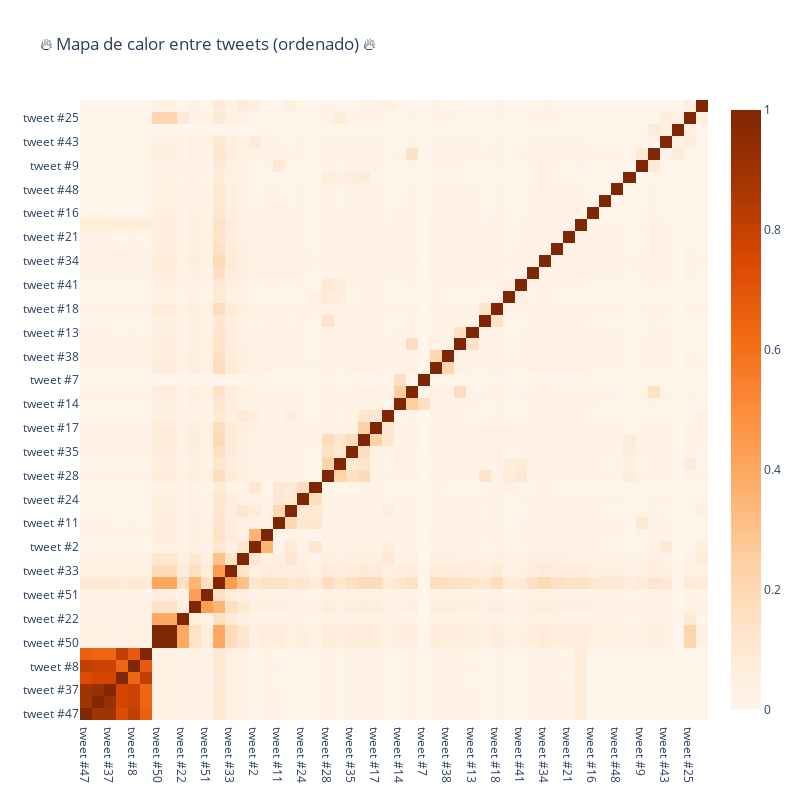

Notebook cell for this chart:
### Code cell
trace = go.Heatmap(z=temp2.values.tolist(),
                   x=temp2.index.values,
                   y=temp2.columns.values,
                   colorscale='Oranges')

layout = go.Layout(title='🔥 Mapa de calor entre tweets (ordenado) 🔥',
                  width=800, height=800)

fig = go.Figure(data=[trace],layout=layout)
iplot(fig)

### Figure 1 — Plotly figure (JSON) as saved in the notebook; plotly's stock layout.template omitted (floating-point values rounded to 4 significant figures; data arrays with more than 128 entries replaced by an {"elided": "..."} marker saying what was removed)
{"data": [{"colorscale": [[0, "rgb(255,245,235)"], [0.125, "rgb(254,230,206)"], [0.25, "rgb(253,208,162)"], [0.375, "rgb(253,174,107)"], [0.5, "rgb(253,141,60)"], [0.625, "rgb(241,105,19)"], [0.75, "rgb(217,72,1)"], [0.875, "rgb(166,54,3)"], [1, "rgb(127,39,4)"]], "type": "heatmap", "x": ["tweet #47", "tweet #42", "tweet #37", "tweet #31", "tweet #8", "tweet #20", "tweet #50", "tweet #6", "tweet #22", "tweet #0", "tweet #51", "tweet #3", "tweet #33", "tweet #26", "tweet #2", "tweet #46", "tweet #11", "tweet #49", "tweet #24", "tweet #23", "tweet #28", "tweet #15", "tweet #35", "tweet #44", "tweet #17", "tweet #39", "tweet #14", "tweet #36", "tweet #7", "tweet #1", "tweet #38", "tweet #40", "tweet #13", "tweet #27", "tweet #18", "tweet #5", "tweet #41", "tweet #4", "tweet #34", "tweet #12", "tweet #21", "tweet #19", "tweet #16", "tweet #32", "tweet #48", "tweet #30", "tweet #9", "tweet #10", "tweet #43", "tweet #45", "tweet #25", "tweet #29"], "y": ["tweet #47", "tweet #42", "tweet #37", "tweet #31", "tweet #8", "tweet #20", "tweet #50", "tweet #6", "tweet #22", "tweet #0", "tweet #51", "tweet #3", "tweet #33", "tweet #26", "tweet #2", "tweet #46", "tweet #11", "tweet #49", "tweet #24", "tweet #23", "tweet #28", "tweet #15", "tweet #35", "tweet #44", "tweet #17", "tweet #39", "tweet #14", "tweet #36", "tweet #7", "tweet #1", "tweet #38", "tweet #40", "tweet #13", "tweet #27", "tweet #18", "tweet #5", "tweet #41", "tweet #4", "tweet #34", "tweet #12", "tweet #21", "tweet #19", "tweet #16", "tweet #32", "tweet #48", "tweet #30", "tweet #9", "tweet #10", "tweet #43", "tweet #45", "tweet #25", "tweet #29"], "z": {"elided": "52x52 float values"}}], "layout": {"height": 800, "title": {"text": "🔥 Mapa de calor entre tweets (ordenado) 🔥"}, "width": 800}}
